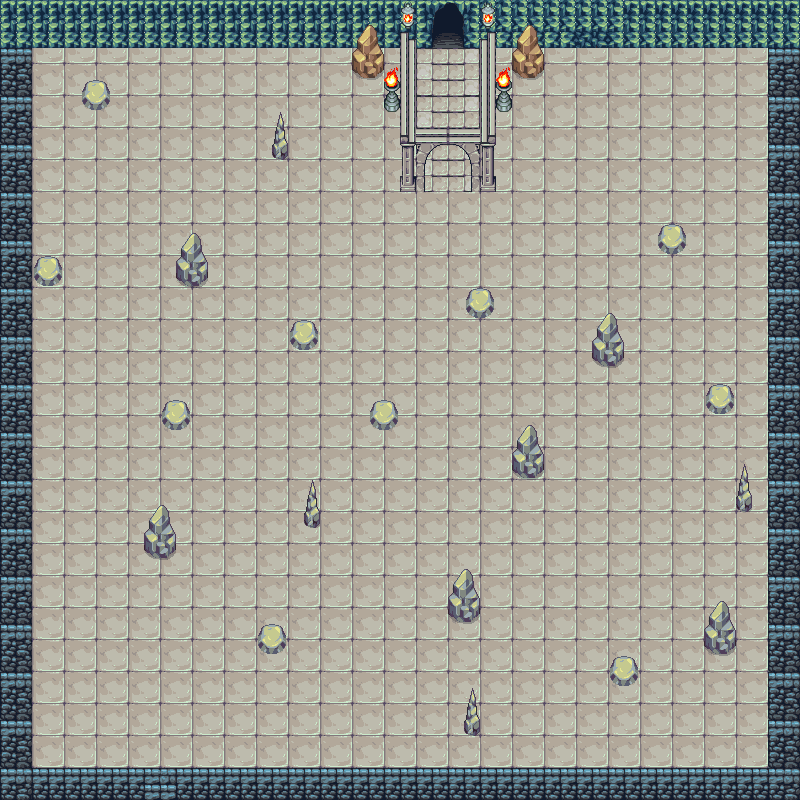

The image is a tile-based game level rendered from a .tmx file. Its description and source (layers, tilesets, objects; grid data summarised) follow:
An orthogonal 50x50 tile map with 16x16 px tiles, 5 tile layers (floor, walls, rocks, design, ...).

<map version="1.4" tiledversion="1.4.3" orientation="orthogonal" renderorder="right-down" width="50" height="50" tilewidth="16" tileheight="16" infinite="0" nextlayerid="9" nextobjectid="17">
 <editorsettings>
  <export target="map.lua" format="lua" />
 </editorsettings>
 <tileset firstgid="1" source="IWILLUSETHIS.tsx" />
 <layer id="4" name="floor" width="50" height="50">
  <data>[2500 cells, 2500 non-empty, 11 distinct tile ids]</data>
 </layer>
 <layer id="1" name="walls" width="50" height="50">
  <properties>
   <property name="collidable" type="bool" value="true" />
  </properties>
  <data>[2500 cells, 430 non-empty, 18 distinct tile ids]</data>
 </layer>
 <layer id="6" name="rocks" width="50" height="50">
  <properties>
   <property name="collidable" type="bool" value="true" />
  </properties>
  <data>[2500 cells, 116 non-empty, 23 distinct tile ids]</data>
 </layer>
 <layer id="5" name="design" width="50" height="50">
  <properties>
   <property name="collidable" type="bool" value="true" />
  </properties>
  <data>[2500 cells, 46 non-empty, 29 distinct tile ids]</data>
 </layer>
 <layer id="3" name="portal" width="50" height="50" locked="1">
  <data>[2500 cells, 6 non-empty, 6 distinct tile ids]</data>
 </layer>
</map>
